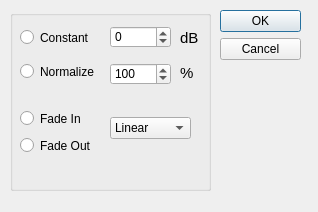
<?xml version="1.0" encoding="UTF-8"?>
<ui version="4.0">
 <class>Dialog</class>
 <widget class="QDialog" name="Dialog">
  <property name="geometry">
   <rect>
    <x>0</x>
    <y>0</y>
    <width>318</width>
    <height>212</height>
   </rect>
  </property>
  <property name="windowTitle">
   <string>Change Volume</string>
  </property>
  <widget class="QDialogButtonBox" name="buttonBox">
   <property name="geometry">
    <rect>
     <x>220</x>
     <y>10</y>
     <width>81</width>
     <height>71</height>
    </rect>
   </property>
   <property name="orientation">
    <enum>Qt::Vertical</enum>
   </property>
   <property name="standardButtons">
    <set>QDialogButtonBox::Cancel|QDialogButtonBox::Ok</set>
   </property>
  </widget>
  <widget class="QGroupBox" name="groupBox_4">
   <property name="geometry">
    <rect>
     <x>10</x>
     <y>10</y>
     <width>201</width>
     <height>181</height>
    </rect>
   </property>
   <property name="title">
    <string/>
   </property>
   <widget class="QLabel" name="label">
    <property name="geometry">
     <rect>
      <x>170</x>
      <y>20</y>
      <width>21</width>
      <height>16</height>
     </rect>
    </property>
    <property name="font">
     <font>
      <pointsize>11</pointsize>
     </font>
    </property>
    <property name="text">
     <string>dB</string>
    </property>
   </widget>
   <widget class="QRadioButton" name="rbuttonConst">
    <property name="geometry">
     <rect>
      <x>10</x>
      <y>19</y>
      <width>82</width>
      <height>17</height>
     </rect>
    </property>
    <property name="text">
     <string>Constant</string>
    </property>
   </widget>
   <widget class="QSpinBox" name="spinboxConstValue">
    <property name="geometry">
     <rect>
      <x>100</x>
      <y>16</y>
      <width>61</width>
      <height>22</height>
     </rect>
    </property>
    <property name="minimum">
     <number>-200</number>
    </property>
   </widget>
   <widget class="QComboBox" name="cboxModulationType">
    <property name="geometry">
     <rect>
      <x>100</x>
      <y>107</y>
      <width>81</width>
      <height>22</height>
     </rect>
    </property>
    <property name="editable">
     <bool>false</bool>
    </property>
    <item>
     <property name="text">
      <string>Linear</string>
     </property>
    </item>
    <item>
     <property name="text">
      <string>sin</string>
     </property>
    </item>
    <item>
     <property name="text">
      <string>sin-sqrt</string>
     </property>
    </item>
    <item>
     <property name="text">
      <string>sin^2</string>
     </property>
    </item>
    <item>
     <property name="text">
      <string>cuadratic</string>
     </property>
    </item>
   </widget>
   <widget class="QRadioButton" name="rbuttonFadeIn">
    <property name="geometry">
     <rect>
      <x>10</x>
      <y>100</y>
      <width>82</width>
      <height>17</height>
     </rect>
    </property>
    <property name="text">
     <string>Fade In</string>
    </property>
   </widget>
   <widget class="QRadioButton" name="rbuttonFadeOut">
    <property name="geometry">
     <rect>
      <x>10</x>
      <y>127</y>
      <width>82</width>
      <height>17</height>
     </rect>
    </property>
    <property name="text">
     <string>Fade Out</string>
    </property>
   </widget>
   <widget class="QSpinBox" name="spinboxNormalizePercent">
    <property name="geometry">
     <rect>
      <x>100</x>
      <y>53</y>
      <width>61</width>
      <height>22</height>
     </rect>
    </property>
    <property name="minimum">
     <number>1</number>
    </property>
    <property name="maximum">
     <number>10000</number>
    </property>
    <property name="value">
     <number>100</number>
    </property>
   </widget>
   <widget class="QRadioButton" name="rbuttonNormalize">
    <property name="geometry">
     <rect>
      <x>10</x>
      <y>53</y>
      <width>82</width>
      <height>17</height>
     </rect>
    </property>
    <property name="text">
     <string>Normalize</string>
    </property>
   </widget>
   <widget class="QLabel" name="label_2">
    <property name="geometry">
     <rect>
      <x>170</x>
      <y>55</y>
      <width>31</width>
      <height>16</height>
     </rect>
    </property>
    <property name="font">
     <font>
      <pointsize>11</pointsize>
     </font>
    </property>
    <property name="text">
     <string>%</string>
    </property>
   </widget>
  </widget>
  <widget class="QGroupBox" name="groupBox_2">
   <property name="geometry">
    <rect>
     <x>220</x>
     <y>380</y>
     <width>251</width>
     <height>51</height>
    </rect>
   </property>
   <property name="title">
    <string/>
   </property>
  </widget>
 </widget>
 <resources/>
 <connections>
  <connection>
   <sender>buttonBox</sender>
   <signal>accepted()</signal>
   <receiver>Dialog</receiver>
   <slot>accept()</slot>
   <hints>
    <hint type="sourcelabel">
     <x>248</x>
     <y>254</y>
    </hint>
    <hint type="destinationlabel">
     <x>157</x>
     <y>274</y>
    </hint>
   </hints>
  </connection>
  <connection>
   <sender>buttonBox</sender>
   <signal>rejected()</signal>
   <receiver>Dialog</receiver>
   <slot>reject()</slot>
   <hints>
    <hint type="sourcelabel">
     <x>316</x>
     <y>260</y>
    </hint>
    <hint type="destinationlabel">
     <x>286</x>
     <y>274</y>
    </hint>
   </hints>
  </connection>
 </connections>
</ui>
